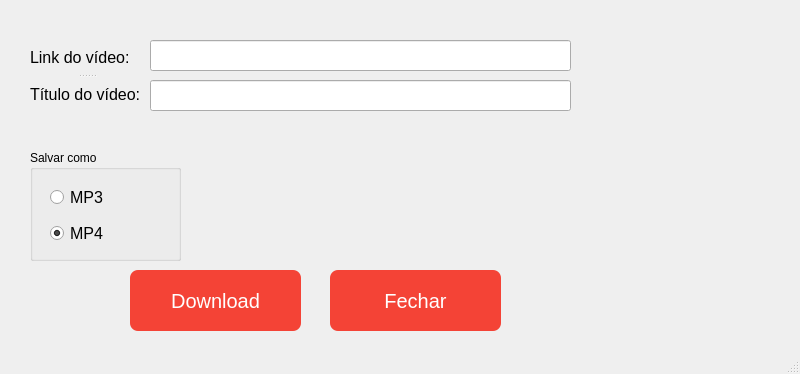
<?xml version="1.0" encoding="UTF-8"?>
<ui version="4.0">
 <class>MainWindow</class>
 <widget class="QMainWindow" name="MainWindow">
  <property name="geometry">
   <rect>
    <x>0</x>
    <y>0</y>
    <width>800</width>
    <height>374</height>
   </rect>
  </property>
  <property name="windowTitle">
   <string>MainWindow</string>
  </property>
  <widget class="QWidget" name="centralwidget">
   <widget class="QPushButton" name="btDownload">
    <property name="geometry">
     <rect>
      <x>130</x>
      <y>270</y>
      <width>171</width>
      <height>61</height>
     </rect>
    </property>
    <property name="cursor">
     <cursorShape>PointingHandCursor</cursorShape>
    </property>
    <property name="styleSheet">
     <string notr="true">background-color: #f44336; /* Red */ 
    border: none;
    color: white;
    padding: 15px 32px;
    text-align: center;
    text-decoration: none;
    display: inline-block;
    font-size: 20px;
border-radius: 8px;</string>
    </property>
    <property name="text">
     <string>Download</string>
    </property>
   </widget>
   <widget class="QLineEdit" name="InsertURL">
    <property name="geometry">
     <rect>
      <x>150</x>
      <y>40</y>
      <width>421</width>
      <height>31</height>
     </rect>
    </property>
    <property name="font">
     <font>
      <pointsize>12</pointsize>
     </font>
    </property>
   </widget>
   <widget class="QGroupBox" name="groupBox">
    <property name="geometry">
     <rect>
      <x>30</x>
      <y>150</y>
      <width>151</width>
      <height>111</height>
     </rect>
    </property>
    <property name="title">
     <string>Salvar como</string>
    </property>
    <widget class="QWidget" name="layoutWidget">
     <property name="geometry">
      <rect>
       <x>20</x>
       <y>30</y>
       <width>81</width>
       <height>71</height>
      </rect>
     </property>
     <layout class="QVBoxLayout" name="verticalLayout">
      <item>
       <widget class="QRadioButton" name="rb_mp3">
        <property name="font">
         <font>
          <pointsize>12</pointsize>
         </font>
        </property>
        <property name="text">
         <string>MP3</string>
        </property>
       </widget>
      </item>
      <item>
       <widget class="QRadioButton" name="rb_mp4">
        <property name="font">
         <font>
          <pointsize>12</pointsize>
         </font>
        </property>
        <property name="text">
         <string>MP4</string>
        </property>
        <property name="checked">
         <bool>true</bool>
        </property>
       </widget>
      </item>
     </layout>
    </widget>
   </widget>
   <widget class="QLabel" name="label_3">
    <property name="geometry">
     <rect>
      <x>440</x>
      <y>100</y>
      <width>341</width>
      <height>191</height>
     </rect>
    </property>
    <property name="text">
     <string>&lt;html&gt;&lt;head/&gt;&lt;body&gt;&lt;p&gt;&lt;img src=&quot;:/youtube/LogoYoutube.png&quot;/&gt;&lt;/p&gt;&lt;/body&gt;&lt;/html&gt;</string>
    </property>
   </widget>
   <widget class="QLineEdit" name="Insert_Titulo">
    <property name="geometry">
     <rect>
      <x>150</x>
      <y>80</y>
      <width>421</width>
      <height>31</height>
     </rect>
    </property>
    <property name="font">
     <font>
      <pointsize>12</pointsize>
     </font>
    </property>
   </widget>
   <widget class="QSplitter" name="splitter">
    <property name="geometry">
     <rect>
      <x>30</x>
      <y>40</y>
      <width>113</width>
      <height>71</height>
     </rect>
    </property>
    <property name="orientation">
     <enum>Qt::Vertical</enum>
    </property>
    <widget class="QLabel" name="label">
     <property name="font">
      <font>
       <pointsize>12</pointsize>
      </font>
     </property>
     <property name="text">
      <string>Link do vídeo:</string>
     </property>
    </widget>
    <widget class="QLabel" name="label_2">
     <property name="font">
      <font>
       <pointsize>12</pointsize>
      </font>
     </property>
     <property name="text">
      <string>Título do vídeo:</string>
     </property>
    </widget>
   </widget>
   <widget class="QPushButton" name="btFechar">
    <property name="geometry">
     <rect>
      <x>330</x>
      <y>270</y>
      <width>171</width>
      <height>61</height>
     </rect>
    </property>
    <property name="cursor">
     <cursorShape>PointingHandCursor</cursorShape>
    </property>
    <property name="styleSheet">
     <string notr="true">background-color: #f44336; /* Red */ 
    border: none;
    color: white;
    padding: 15px 32px;
    text-align: center;
    text-decoration: none;
    display: inline-block;
    font-size: 20px;
border-radius: 8px;</string>
    </property>
    <property name="text">
     <string>Fechar</string>
    </property>
   </widget>
  </widget>
  <widget class="QMenuBar" name="menubar">
   <property name="geometry">
    <rect>
     <x>0</x>
     <y>0</y>
     <width>800</width>
     <height>21</height>
    </rect>
   </property>
  </widget>
  <widget class="QStatusBar" name="statusbar"/>
 </widget>
 <resources>
  <include location="youtube.qrc"/>
 </resources>
 <connections/>
</ui>
